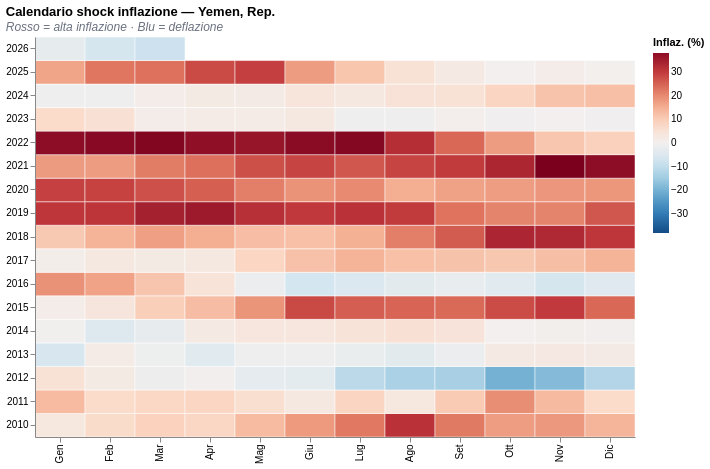

Notebook code cell kept with this figure:
### Code cell
# 2.3 Shock Heatmap (Stagionalità dell'inflazione)
ts_shock = plotter.display_shock_heatmap(iso3="YEM")
display(ts_shock)

### Figure 1 — Vega-Lite specification as saved in the notebook (floating-point values rounded to 4 significant figures; data arrays with more than 128 entries replaced by an {"elided": "..."} marker saying what was removed)
{"config": {"view": {"continuousWidth": 300, "continuousHeight": 300, "stroke": null}}, "data": {"name": "data-1e8b96e24e57580e43dd956d762229e9"}, "mark": {"type": "rect", "stroke": "#ffffff", "strokeWidth": 0.5}, "encoding": {"color": {"field": "inflaz_media", "legend": {"gradientLength": 180, "tickCount": 7}, "scale": {"domain": [-38.05, 38.05], "reverse": true, "scheme": "redblue"}, "title": "Inflaz. (%)", "type": "quantitative"}, "tooltip": [{"field": "year", "title": "Anno", "type": "ordinal"}, {"field": "mese_label", "title": "Mese", "type": "nominal"}, {"field": "inflaz_media", "format": ".2f", "title": "Inflaz.", "type": "quantitative"}], "x": {"axis": {"labelExpr": "['Gen','Feb','Mar','Apr','Mag','Giu','Lug','Ago','Set','Ott','Nov','Dic'][datum.value-1]"}, "field": "month", "sort": [1, 2, 3, 4, 5, 6, 7, 8, 9, 10, 11, 12], "title": null, "type": "ordinal"}, "y": {"field": "year", "sort": "descending", "title": null, "type": "ordinal"}}, "height": 400, "title": {"text": "Calendario shock inflazione — Yemen, Rep.", "anchor": "start", "subtitle": "Rosso = alta inflazione · Blu = deflazione", "subtitleColor": "#6b7280", "subtitleFontStyle": "italic"}, "width": 600, "$schema": "https://vega.github.io/schema/vega-lite/v6.1.0.json", "datasets": {"data-1e8b96e24e57580e43dd956d762229e9": {"elided": "195 records"}}}
